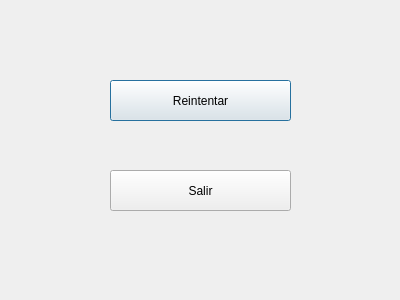
<?xml version="1.0" encoding="UTF-8"?>
<ui version="4.0">
 <class>Options5</class>
 <widget class="QDialog" name="Options5">
  <property name="geometry">
   <rect>
    <x>0</x>
    <y>0</y>
    <width>400</width>
    <height>300</height>
   </rect>
  </property>
  <property name="windowTitle">
   <string>Capucho's Bomb Adventure</string>
  </property>
  <property name="windowIcon">
   <iconset resource="gif.qrc">
    <normaloff>:/Images/icono.png</normaloff>:/Images/icono.png</iconset>
  </property>
  <widget class="QPushButton" name="pushButton_2">
   <property name="geometry">
    <rect>
     <x>110</x>
     <y>80</y>
     <width>181</width>
     <height>41</height>
    </rect>
   </property>
   <property name="text">
    <string>Reintentar</string>
   </property>
  </widget>
  <widget class="QPushButton" name="pushButton_3">
   <property name="geometry">
    <rect>
     <x>110</x>
     <y>170</y>
     <width>181</width>
     <height>41</height>
    </rect>
   </property>
   <property name="text">
    <string>Salir</string>
   </property>
  </widget>
 </widget>
 <resources>
  <include location="gif.qrc"/>
 </resources>
 <connections/>
</ui>
